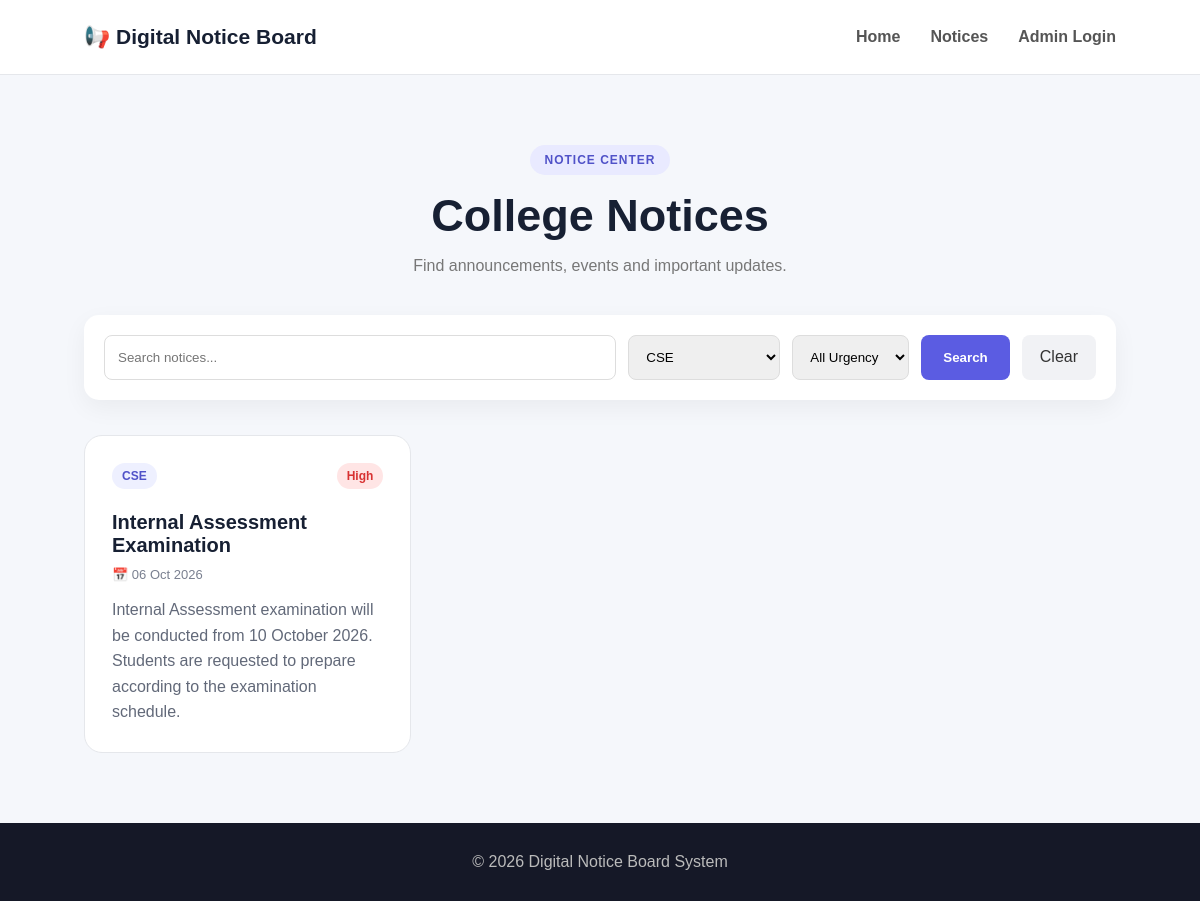
Page /notices.php?department=CSE on the committed database.
### tables this page shows
CREATE TABLE IF NOT EXISTS notices (
    id INT AUTO_INCREMENT PRIMARY KEY,
    title VARCHAR(200) NOT NULL,
    department VARCHAR(50) NOT NULL,
    notice_date DATE NOT NULL,
    urgency VARCHAR(20) NOT NULL,
    details TEXT NOT NULL,
    created_at TIMESTAMP DEFAULT CURRENT_TIMESTAMP
);

### notices.php (the view, shortened to what this page needs)
<?php
include "db.php";
$search = isset($_GET['search']) ? $_GET['search'] : "";
$department = isset($_GET['department']) ? $_GET['department'] : "";
$sql = "SELECT * FROM notices WHERE 1=1";
if ($department != "") {
    $department_safe = $conn->real_escape_string($department);
    $sql .= " AND department = '$department_safe'";
}
$sql .= " ORDER BY notice_date DESC";
$result = $conn->query($sql);
?>
<!DOCTYPE html>
<html lang="en">
<head>
<link rel="stylesheet" href="css/style.css">
</head>
<body>
<header class="navbar">
    <div class="logo">📢 Digital Notice Board</div>
    <nav><a href="index.php">Home</a><a href="notices.php">Notices</a><a href="login.php">Admin Login</a></nav>
</header>
<section class="notice-page">
    <div class="page-heading">
        <span class="badge">NOTICE CENTER</span>
        <h1>College Notices</h1>
        <p>Find announcements, events and important updates.</p>
    </div>
    <form method="GET" class="filter-box">
        <input type="text" name="search" placeholder="Search notices..." value="<?php echo htmlspecialchars($search); ?>">
        <select name="department">
            <?php foreach (["CSE","ECE","MECH","CIVIL","ALL"] as $d): ?>
                <option value="<?php echo $d; ?>" <?php if($department==$d) echo "selected"; ?>><?php echo $d == "ALL" ? "ALL Departments" : $d; ?></option>
            <?php endforeach; ?>
        </select>
        <select name="urgency">
            <option value="">All Urgency</option>
        </select>
        <button type="submit">Search</button>
        <a href="notices.php" class="clear-btn">Clear</a>
    </form>
    <div class="notice-grid">
    <?php if ($result && $result->num_rows > 0): ?>
        <?php while ($row = $result->fetch_assoc()): ?>
        <div class="notice-card">
            <div class="notice-top">
                <span class="department"><?php echo htmlspecialchars($row['department']); ?></span>
                <span class="urgency <?php echo strtolower($row['urgency']); ?>"><?php echo htmlspecialchars($row['urgency']); ?></span>
            </div>
            <h2><?php echo htmlspecialchars($row['title']); ?></h2>
            <div class="notice-date">📅 <?php echo date("d M Y", strtotime($row['notice_date'])); ?></div>
            <p><?php echo nl2br(htmlspecialchars($row['details'])); ?></p>
        </div>
        <?php endwhile; ?>
    <?php else: ?>
        <div class="no-results"><h2>📭 No Notices Found</h2><p>Try changing your search or filters.</p></div>
    <?php endif; ?>
    </div>
</section>
<footer><p>© 2026 Digital Notice Board System</p></footer>
</body>
</html>

### style.css (style rules this page uses)
* { margin:0;padding:0;box-sizing:border-box }
body { font-family:Arial,Helvetica,sans-serif;background:#f5f7fb;color:#172033 }
.navbar { height:75px;background:white;display:flex;justify-content:space-between;align-items:center;padding:0 7%;border-bottom:1px solid #e5e7eb }
.logo { font-size:21px;font-weight:800 }
nav { display:flex;gap:30px }
nav a { color:#555;text-decoration:none;font-weight:600 }
.badge { display:inline-block;padding:8px 14px;background:#e9eaff;color:#5052c8;border-radius:30px;font-size:12px;font-weight:800;letter-spacing:1px }
.notice-page { padding:70px 7% }
.page-heading { text-align:center;margin-bottom:40px }
.page-heading h1 { font-size:45px;margin:15px 0 }
.page-heading p { color:#777 }
.filter-box { background:white;padding:20px;border-radius:15px;display:flex;gap:12px;margin-bottom:35px;box-shadow:0 8px 25px rgba(0,0,0,.05) }
.filter-box input,.filter-box select { padding:13px;border:1px solid #ddd;border-radius:8px;outline:none }
.filter-box input { flex:1 }
.filter-box button { padding:13px 22px;border:none;background:#5b5ce2;color:white;border-radius:8px;cursor:pointer;font-weight:bold }
.clear-btn { padding:13px 18px;background:#f1f2f5;color:#333;text-decoration:none;border-radius:8px }
.notice-grid { display:grid;grid-template-columns:repeat(3,1fr);gap:25px }
.notice-card { background:white;padding:27px;border-radius:18px;border:1px solid #e5e7eb;transition:.2s }
.notice-top { display:flex;justify-content:space-between;align-items:center }
.department { background:#eef0ff;color:#5052c8;padding:6px 10px;border-radius:20px;font-size:12px;font-weight:bold }
.urgency { display:inline-block;padding:6px 10px;border-radius:20px;font-size:12px;font-weight:bold }
.high { background:#ffe5e5;color:#d83232 }
.notice-card h2 { margin:22px 0 10px;font-size:20px }
.notice-date { color:#7a8090;font-size:13px;margin-bottom:15px }
.notice-card p { color:#626979;line-height:1.6 }
footer { padding:30px;text-align:center;background:#151827;color:#bbb }

### rows in the picture
notices: department "CSE", urgency "High", title "Internal Assessment Examination", notice_date "06 Oct 2026", details "Internal Assessment examination will be conducted from 10 October 2026. Students are requested to prepare according to the examination schedule."

### other values in the picture
form field department "CSE"
